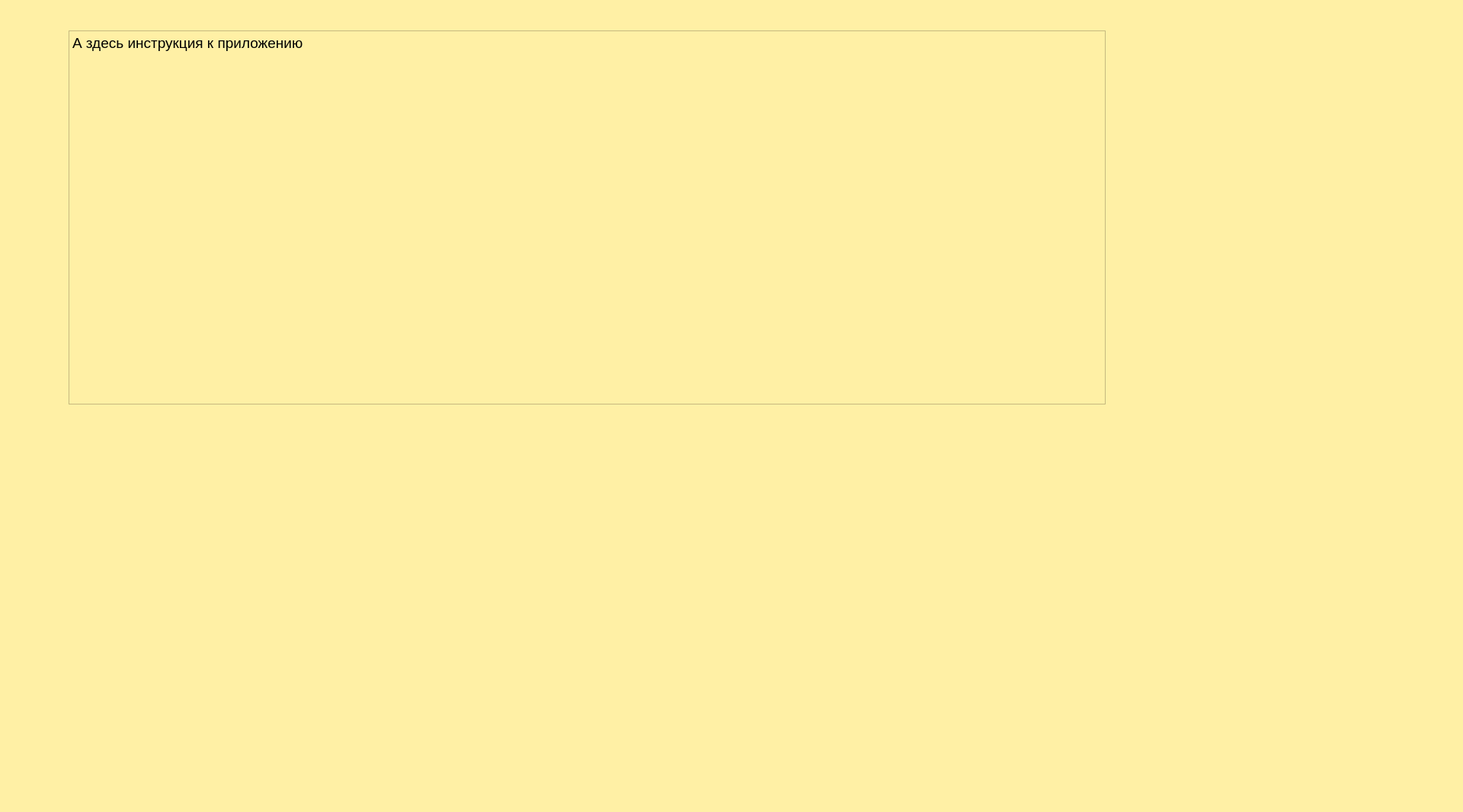
<?xml version="1.0" encoding="UTF-8"?>
<ui version="4.0">
 <class>Form</class>
 <widget class="QWidget" name="Form">
  <property name="geometry">
   <rect>
    <x>0</x>
    <y>0</y>
    <width>1920</width>
    <height>1066</height>
   </rect>
  </property>
  <property name="maximumSize">
   <size>
    <width>2069</width>
    <height>1066</height>
   </size>
  </property>
  <property name="windowTitle">
   <string>Form</string>
  </property>
  <property name="styleSheet">
   <string notr="true">background-color: rgb(255, 240, 165);</string>
  </property>
  <widget class="QTextBrowser" name="textBrowser">
   <property name="geometry">
    <rect>
     <x>90</x>
     <y>40</y>
     <width>1361</width>
     <height>491</height>
    </rect>
   </property>
   <property name="styleSheet">
    <string notr="true">color: rgb(255, 255, 255);
color: rgb(0, 0, 0);</string>
   </property>
   <property name="html">
    <string>&lt;!DOCTYPE HTML PUBLIC &quot;-//W3C//DTD HTML 4.0//EN&quot; &quot;http://www.w3.org/TR/REC-html40/strict.dtd&quot;&gt;
&lt;html&gt;&lt;head&gt;&lt;meta name=&quot;qrichtext&quot; content=&quot;1&quot; /&gt;&lt;style type=&quot;text/css&quot;&gt;
p, li { white-space: pre-wrap; }
&lt;/style&gt;&lt;/head&gt;&lt;body style=&quot; font-family:'MS Shell Dlg 2'; font-size:7.8pt; font-weight:400; font-style:normal;&quot;&gt;
&lt;p style=&quot; margin-top:0px; margin-bottom:0px; margin-left:0px; margin-right:0px; -qt-block-indent:0; text-indent:0px;&quot;&gt;&lt;span style=&quot; font-size:14pt;&quot;&gt;А здесь инструкция к приложению &lt;/span&gt;&lt;/p&gt;&lt;/body&gt;&lt;/html&gt;</string>
   </property>
  </widget>
 </widget>
 <resources/>
 <connections/>
</ui>
